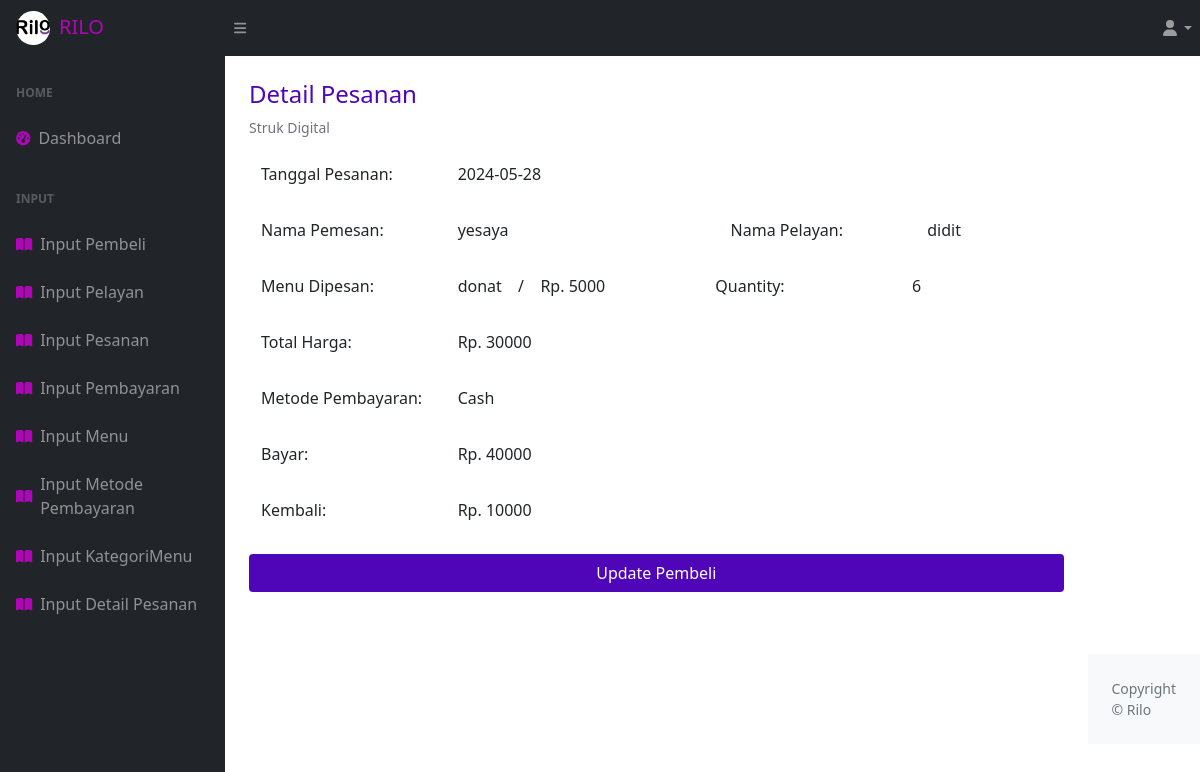
The page /Pembayaran/detailpesanan.php?idPesanan=21 on the database its author committed.
### tables this page shows
CREATE TABLE `pesanan` (
  `idPesanan` int(11) NOT NULL,
  `tanggalPesanan` date NOT NULL,
  `idPembeli` int(11) NOT NULL,
  `idPelayan` char(5) NOT NULL
);

CREATE TABLE `pembeli` (
  `idPembeli` int(11) NOT NULL,
  `nama_pembeli` varchar(50) NOT NULL
);

CREATE TABLE `pelayan` (
  `idPelayan` char(5) NOT NULL,
  `nama` varchar(50) NOT NULL,
  `alamat` varchar(50) NOT NULL,
  `noTelp` varchar(15) NOT NULL
);

CREATE TABLE `menu` (
  `idMenu` char(3) NOT NULL,
  `namaMenu` varchar(50) NOT NULL,
  `Harga` int(11) NOT NULL,
  `idKategoriMenu` char(3) NOT NULL
);

CREATE TABLE `detailpesanan` (
  `idDetailPesanan` int(11) NOT NULL,
  `idPesanan` int(11) NOT NULL,
  `idMenu` char(3) NOT NULL,
  `quantity` int(11) NOT NULL,
  `hargaSatuan` int(11) NOT NULL
);

CREATE TABLE `pembayaran` (
  `idPembayaran` varchar(10) NOT NULL,
  `totalHarga` int(11) NOT NULL,
  `bayar` int(11) NOT NULL,
  `kembalian` int(11) NOT NULL,
  `idMetodePembayaran` char(5) NOT NULL,
  `idPesanan` int(11) NOT NULL
);

CREATE TABLE `metodepembayaran` (
  `idMetodePembayaran` char(3) NOT NULL,
  `metodePembayaran` varchar(50) NOT NULL
);

### Pembayaran/detailpesanan.php (the view, shortened to what this page needs)
<?php
include "../koneksi.php";
if(isset($_GET['idPesanan'])) {
    $idPesanan = $_GET['idPesanan'];
    $qPesanan = mysqli_query($con,"SELECT * FROM pesanan WHERE idPesanan ='$idPesanan'");
    $recPesanan = mysqli_fetch_array($qPesanan);
    $idPembeli = $recPesanan['idPembeli'];
    $idPelayan = $recPesanan['idPelayan'];
    $qDtlPsn = mysqli_query($con, "SELECT * FROM detailpesanan WHERE idPesanan = '$idPesanan'");
    $recDtlPsn = mysqli_fetch_array($qDtlPsn);
    $idMenu = $recDtlPsn['idMenu'];
    $qPembayaran = mysqli_query($con, "SELECT * FROM pembayaran WHERE idPesanan = '$idPesanan'");
    $recPembayaran = mysqli_fetch_array($qPembayaran);
    $idMetodePembayaran = $recPembayaran['idMetodePembayaran'];
}
?>
<!DOCTYPE html>
<html lang="en">
    <head>
        <link href="https://cdn.jsdelivr.net/npm/simple-datatables@latest/dist/style.css" rel="stylesheet" />
        <link href="../assets/css/styles.css" rel="stylesheet" />
    </head>
    <body class="sb-nav-fixed">
        <nav class="sb-topnav navbar navbar-expand navbar-dark bg-dark">
            <h6 class="navbar-brand ps-3" style="color :#AF06B8 " href="home.php"><img src="../assets/img/Rilo.png" class="img-fluid rounded-circle me-2" style="height : 35px; padding-right : 1px; padding-bottom:1px;">RILO</h6>
            <button class="btn btn-link btn-sm order-1 order-lg-0 me-4 me-lg-0" id="sidebarToggle" href="#!"><i class="fas fa-bars"></i></button>
            <ul class="navbar-nav ms-auto ">
                <li class="nav-item dropdown">
                    <a class="nav-link dropdown-toggle" id="navbarDropdown" href="#" role="button" data-bs-toggle="dropdown" aria-expanded="false"><i class="fas fa-user fa-fw"></i></a>
                </li>
            </ul>
        </nav>
        <div id="layoutSidenav">
            <div id="layoutSidenav_nav">
                <nav class="sb-sidenav accordion sb-sidenav-dark" id="sidenavAccordion">
                    <div class="sb-sidenav-menu">
                        <div class="nav">
                            <div class="sb-sidenav-menu-heading">Home</div>
                            <a class="nav-link" href="dashboard.php">
                                <div class="sb-nav-link-icon" style="color :#AF06B8 "><i class="fas fa-tachometer-alt"></i></div>
                                Dashboard
                            </a>
                            <div class="sb-sidenav-menu-heading">Input</div>
                            <a class="nav-link" href="pembeli.php">
                                <div class="sb-nav-link-icon"style="color :#AF06B8 "><i class="fas fa-book-open"></i></div>
                                Input Pembeli
                            </a>
                            <a class="nav-link" href="pelayan.php">
                                <div class="sb-nav-link-icon"style="color :#AF06B8 "><i class="fas fa-book-open"></i></div>
                                Input Pelayan
                            </a>
                            <a class="nav-link" href="pesanan.php">
                                <div class="sb-nav-link-icon"style="color :#AF06B8 "><i class="fas fa-book-open"></i></div>
                                Input Pesanan
                            </a>
                            <a class="nav-link" href="pembayaran.php">
                                <div class="sb-nav-link-icon"style="color :#AF06B8 "><i class="fas fa-book-open"></i></div>
                                Input Pembayaran
                            </a>
                            <a class="nav-link" href="menu.php">
                                <div class="sb-nav-link-icon"style="color :#AF06B8 "><i class="fas fa-book-open"></i></div>
                                Input Menu
                            </a>
                            <a class="nav-link" href="metodePembayaran.php">
                                <div class="sb-nav-link-icon"style="color :#AF06B8 "><i class="fas fa-book-open"></i></div>
                                Input Metode Pembayaran
                            </a>
                            <a class="nav-link" href="kategoriMenu.php">
                                <div class="sb-nav-link-icon"style="color :#AF06B8 "><i class="fas fa-book-open"></i></div>
                                Input KategoriMenu
                            </a>
                            <a class="nav-link" href="detailPesanan.php">
                                <div class="sb-nav-link-icon"style="color :#AF06B8 "><i class="fas fa-book-open"></i></div>
                                Input Detail Pesanan
                            </a>
                      </nav>
                  </div>
            <div id="layoutSidenav_content">
                <main>
                    <div class="container-fluid px-4">
                      <h4 class="mt-4" style="color : #4F06B8;">Detail Pesanan</h4>
                        <div class="d-flex align-items-center justify-content-between small">
                            <div class="text-muted mb-4">Struk Digital</div>
                        </div>
    <div id="wrapper">
    <div class="container-fluid">
        <div class="row justify-content-md-center">
        <div class="col col-lg-13">
        <form action="data.php" method="POST" class="portlet light bordered">
                <div class="input-group input-group-outline mb-3">
                  <label class="control-label col-md-3">Tanggal Pesanan: </label>
                  <p class="form-control-static"><?= $recPesanan['tanggalPesanan'] ?></p>
                </div>
                <div class="input-group input-group-outline mb-3">
                    <?php
                        $dkat = mysqli_query($con,"SELECT * FROM pembeli WHERE idPembeli = '$idPembeli'");
                        while ($bkat= mysqli_fetch_array($dkat)){
                    ?>
                    <label class="control-label col-md-3">Nama Pemesan: </label>
                    <p class="form-control-static"><?= $bkat['nama_pembeli'] ?></p>
                    <?php } ?>
                    <p>&emsp;&emsp;&emsp;&emsp;&emsp;&emsp;&emsp;&emsp;&emsp;&emsp;&emsp;&emsp;&emsp;&emsp;</p>
                    <?php
                        $dkat = mysqli_query($con,"SELECT * FROM pelayan WHERE idPelayan = '$idPelayan'");
                        while ($bkat= mysqli_fetch_array($dkat)){
                    ?>
                        <label class="control-label col-md-3">Nama Pelayan: </label>
                        <p class="form-control-static"><?= $bkat['nama'] ?></p>
                        </div>
                    <?php } ?>
                </div>
                <div class="input-group input-group-outline mb-3">
                    <?php
                        $dkat = mysqli_query($con,"SELECT * FROM menu WHERE idMenu = '$idMenu'");
                        while ($bkat= mysqli_fetch_array($dkat)){
                    ?>
                      <label class="control-label col-md-3">Menu Dipesan: </label>
                      <p class="form-control-static"><?= $bkat['namaMenu'] ?> &ensp; / &ensp; Rp. <?= $bkat['Harga'] ?></p>
                    <?php } ?>
                    <p>&emsp;&emsp;&emsp;&emsp;&emsp;&emsp;&emsp;</p>
                    <?php
                        $dkat = mysqli_query($con,"SELECT * FROM detailpesanan WHERE idPesanan = '$idPesanan'");
                        while ($bkat= mysqli_fetch_array($dkat)){
                    ?>
                      <label class="control-label col-md-3">Quantity: </label>
                      <p class="form-control-static"><?= $bkat['quantity'] ?></p>
                    <?php } ?>
                </div>
                <?php
                    $dkat = mysqli_query($con,"SELECT * FROM pembayaran WHERE idPesanan = '$idPesanan'");
                    while ($bkat= mysqli_fetch_array($dkat)){
                ?>
                <div class="input-group input-group-outline mb-3">
                  <label class="control-label col-md-3">Total Harga: </label>
                  <p class="form-control-static">Rp. <?= $bkat['totalHarga'] ?></p>
                </div>
                <?php } ?>
                <?php
                    $dkat = mysqli_query($con,"SELECT * FROM metodepembayaran WHERE idMetodePembayaran = '$idMetodePembayaran'");
                    while ($bkat= mysqli_fetch_array($dkat)){
                ?>
                <div class="input-group input-group-outline mb-3">
                  <label class="control-label col-md-3">Metode Pembayaran: </label>
                  <p class="form-control-static"><?= $bkat['metodePembayaran'] ?></p>
                </div>
                <?php } ?>
                <?php
                    $dkat = mysqli_query($con,"SELECT * FROM pembayaran WHERE idPesanan = '$idPesanan'");
                    while ($bkat= mysqli_fetch_array($dkat)){
                ?>
                <div class="input-group input-group-outline mb-3">
                  <label class="control-label col-md-3">Bayar: </label>
                  <p class="form-control-static">Rp. <?= $bkat['bayar'] ?></p>
                </div>
                <?php } ?>
                <?php
                    $dkat = mysqli_query($con,"SELECT * FROM pembayaran WHERE idPesanan = '$idPesanan'");
                    while ($bkat= mysqli_fetch_array($dkat)){
                ?>
                <div class="input-group input-group-outline mb-3">
                  <label class="control-label col-md-3">Kembali: </label>
                  <p class="form-control-static">Rp. <?= $bkat['kembalian'] ?></p>
                </div>
                <?php } ?>
                <input type="submit" style="background-color : #4F06B8;" class="btn float-end text-white" name="UpPembeli" value="Update Pembeli" >
            </div>
        </div>
    </div>
    </div>
        </div>
        <footer class="py-4 bg-light mt-auto">
                <div class="container-fluid px-4">
                    <div class="d-flex align-items-center justify-content-between small">
                        <div class="text-muted">Copyright &copy; Rilo</div>
                            </div>
                        </div>
                    </footer>
                </div>
    <a class="scroll-to-top rounded" href="#page-top">
    </a>
</body>
</html>

### rows shown on the page
pesanan: tanggalPesanan "2024-05-28"
pembeli: nama_pembeli "yesaya"
pelayan: nama "didit"
menu: namaMenu "donat", Harga "5000"
detailpesanan: quantity "6"
pembayaran: totalHarga "30000", bayar "40000", kembalian "10000"
metodepembayaran: metodePembayaran "Cash"
